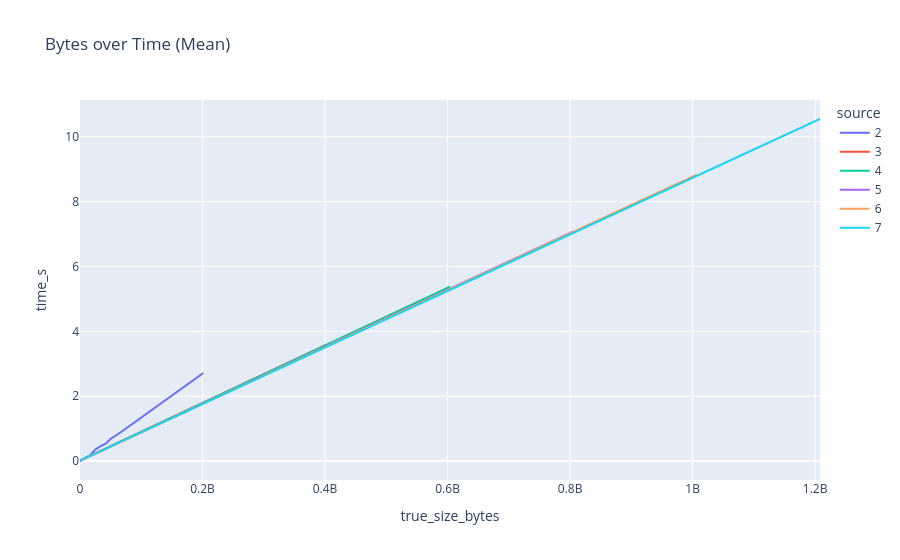

Source (notebook cell):
### Code cell
# Aggregate data by mean time_s for each size_bytes and source
df_agg = df.groupby(['true_size_bytes', 'source'])['time_s'].mean().reset_index()

# Create the plot
fig = px.line(df_agg, x='true_size_bytes', y='time_s', color='source', title='Bytes over Time (Mean)')
fig.show()
